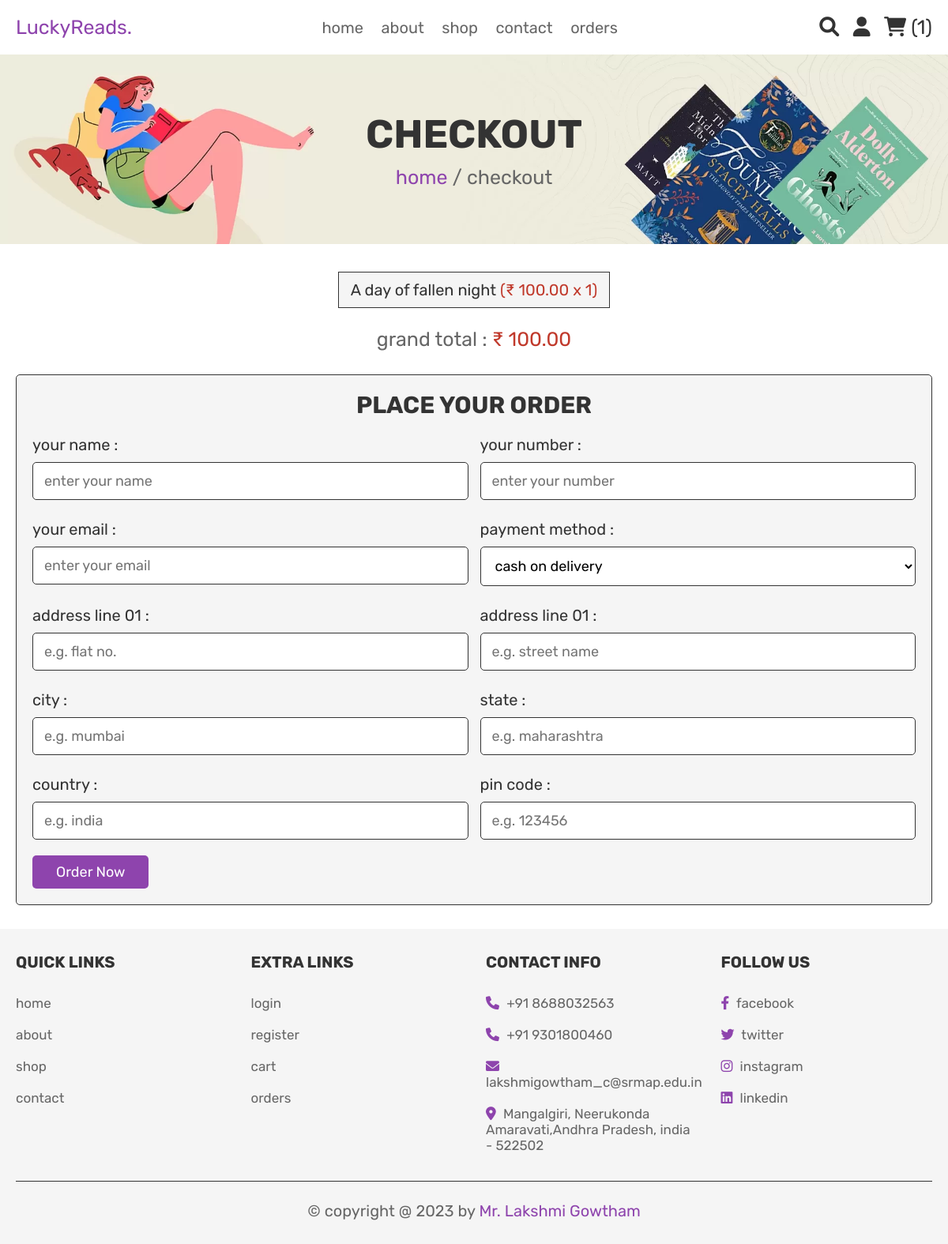
The page /checkout.php (signed in) on the database its author committed.
### tables this page shows
CREATE TABLE `cart` (
  `id` int NOT NULL,
  `user_id` int NOT NULL,
  `name` varchar(100) NOT NULL,
  `price` int NOT NULL,
  `quantity` int NOT NULL,
  `image` varchar(100) NOT NULL
);

### checkout.php (the view, shortened to what this page needs)
<?php
include 'config.php';
$user_id = $_SESSION['user_id'];
?>
<!DOCTYPE html>
<html lang="en">
<head>
   <link rel="stylesheet" href="https://cdnjs.cloudflare.com/ajax/libs/font-awesome/6.0.0/css/all.min.css">
   <link rel="stylesheet" href="css/style.css">
</head>
<body>
<?php include 'header.php'; ?>
<div class="heading">
   <h3>checkout</h3>
   <p> <a href="home.php">home</a> / checkout </p>
</div>
<section class="display-order">
   <?php
      $grand_total = 0;
      $select_cart = mysqli_query($conn, "SELECT * FROM `cart` WHERE user_id = '$user_id'") or die('query failed');
      if(mysqli_num_rows($select_cart) > 0){
         while($fetch_cart = mysqli_fetch_assoc($select_cart)){
            $total_price = ($fetch_cart['price'] * $fetch_cart['quantity']);
            $grand_total += $total_price;
   ?>
   <p> <?php echo $fetch_cart['name']; ?> <span>(<?php echo '₹ '.$fetch_cart['price'].'.00'.' x '. $fetch_cart['quantity']; ?>)</span> </p>
   <?php
      }
   }else{
      echo '<p class="empty">your cart is empty</p>';
   }
   ?>
   <div class="grand-total"> grand total : <span>₹ <?php echo $grand_total; ?>.00</span> </div>
</section>
<section class="checkout">
   <form action="" method="post">
      <h3>place your order</h3>
      <div class="flex">
         <div class="inputBox">
            <span>your name :</span>
            <input type="text" name="name" required placeholder="enter your name">
         </div>
         <div class="inputBox">
            <span>your number :</span>
            <input type="number" name="number" required placeholder="enter your number">
         </div>
         <div class="inputBox">
            <span>your email :</span>
            <input type="email" name="email" required placeholder="enter your email">
         </div>
         <div class="inputBox">
            <span>payment method :</span>
            <select name="method">
               <option value="cash on delivery">cash on delivery</option>
            </select>
         </div>
         <div class="inputBox">
            <span>address line 01 :</span>
            <input type="number" min="0" name="flat" required placeholder="e.g. flat no.">
         </div>
         <div class="inputBox">
            <span>address line 01 :</span>
            <input type="text" name="street" required placeholder="e.g. street name">
         </div>
         <div class="inputBox">
            <span>city :</span>
            <input type="text" name="city" required placeholder="e.g. mumbai">
         </div>
         <div class="inputBox">
            <span>state :</span>
            <input type="text" name="state" required placeholder="e.g. maharashtra">
         </div>
         <div class="inputBox">
            <span>country :</span>
            <input type="text" name="country" required placeholder="e.g. india">
         </div>
         <div class="inputBox">
            <span>pin code :</span>
            <input type="number" min="0" name="pin_code" required placeholder="e.g. 123456">
         </div>
      </div>
      <input type="submit" value="order now" class="btn" name="order_btn">
   </form>
</section>
<?php include 'footer.php'; ?>
</body>
</html>

### css/style.css (style rules this page uses)
:root { --purple:#8e44ad; --red:#c0392b; --orange:#f39c12; --black:#333; --white:#fff; --light-color:#666; --light-white:#ccc; --light-bg:#f5f5f5; --border:.1rem solid var(--black); --box-shadow:0 .5rem 1rem rgba(0,0,0,.1); }
* { font-family: 'Rubik', sans-serif; margin:0; padding:0; box-sizing: border-box; outline: none; border:none; text-decoration: none; transition:all .2s linear; }
html { font-size: 62.5%; overflow-x: hidden; }
section { padding:3rem 2rem; }
.btn, .option-btn, .delete-btn, .white-btn { display: inline-block; margin-top: 1rem; padding:1rem 3rem; cursor: pointer; color:var(--white); font-size: 1.8rem; border-radius: .5rem; text-transform: capitalize; }
.white-btn, .btn { background-color: var(--purple); }
.heading { min-height: 30vh; display: flex; flex-flow: column; align-items: center; justify-content: center; gap:1rem; background: url(../images/heading-bg.webp) no-repeat; background-size: cover; background-position: center; text-align: center; }
.heading h3 { font-size: 5rem; color:var(--black); text-transform: uppercase; }
.heading p { font-size: 2.5rem; color:var(--light-color); }
.heading p a { color:var(--purple); }
.display-order { max-width: 1200px; margin: 0 auto; text-align: center; padding-bottom: 0; }
.display-order p { background-color: var(--light-bg); color:var(--black); font-size: 2rem; padding:1rem 1.5rem; border:var(--border); display: inline-block; margin:.5rem; }
.display-order p span { color:var(--red); }
.display-order .grand-total { margin-top: 2rem; font-size: 2.5rem; color:var(--light-color); }
.display-order .grand-total span { color:var(--red); }
.checkout form { max-width: 1200px; padding:2rem; margin:0 auto; border:var(--border); background-color: var(--light-bg); border-radius: .5rem; }
.checkout form h3 { text-align: center; margin-bottom: 2rem; color:var(--black); text-transform: uppercase; font-size: 3rem; }
.checkout form .flex { display: flex; flex-wrap: wrap; gap:1.5rem; }
.checkout form .flex .inputBox { flex:1 1 40rem; }
.checkout form .flex span { font-size: 2rem; color:var(--black); }
.checkout form .flex select, .checkout form .flex input { border:var(--border); width: 100%; border-radius: .5rem; width: 100%; background-color: var(--white); padding:1.2rem 1.4rem; font-size: 1.8rem; margin:1rem 0; }

### rows shown on the page
cart: name "A day of fallen night", price "100", quantity "1"

### other values the page prints
$cart_rows_number "1"
$grand_total "100"
